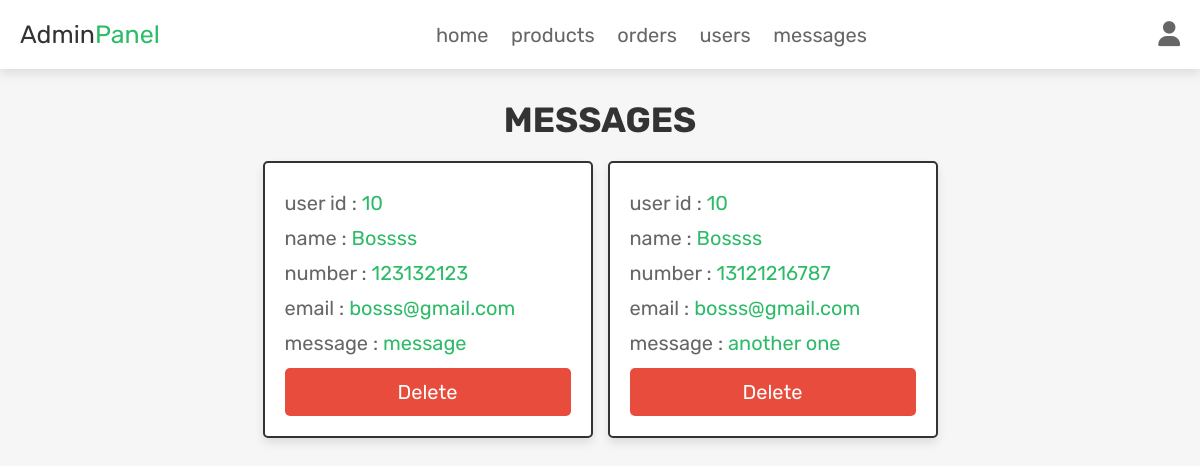
The app's page /admin_contacts.php (signed in) with its own data.
### tables this page shows
CREATE TABLE `message` (
  `id` int NOT NULL,
  `user_id` int NOT NULL,
  `nume` varchar(150) NOT NULL,
  `email` varchar(150) NOT NULL,
  `numar` varchar(15) NOT NULL,
  `mesaj` varchar(600) NOT NULL
);

### admin_contacts.php (the view, shortened to what this page needs)
<?php
include 'conexiune.php';
?>
<!DOCTYPE html>
<html lang="en">
<head>
 <link rel="stylesheet" href="https://cdnjs.cloudflare.com/ajax/libs/font-awesome/6.5.2/css/all.min.css">
<link rel="stylesheet" href="CSS/admin_style.css">
</head>
<body>
<?php include 'admin_header.php';?>
<section class="messages">
    <h1 class="title">messages</h1>
    <div class="box-container">
    <?php
       $select_message = $conexiune->prepare('SELECT * FROM `message`');
       $select_message->execute();
       $result_message = $select_message->get_result();
       if($result_message->num_rows > 0){
        while($fetch_message = $result_message->fetch_assoc()){
    ?>
    <div class="box">
        <p> user id : <span><?= $fetch_message['user_id']; ?></span></p>
        <p> name : <span><?= $fetch_message['nume']; ?></span></p>
        <p> number : <span><?= $fetch_message['numar']; ?></span></p>
        <p> email : <span><?= $fetch_message['email']; ?></span></p>
        <p> message : <span><?= $fetch_message['mesaj']; ?></span></p>
        <a href="admin_contacts.php?delete=<?= $fetch_message['id']; ?>" onclick="return confirm('delete this message?');" class="delete-btn">delete</a>
    </div>
    <?php
        }
   }else{
    echo '<p class="empty">you have no messages!</p>';
   }
    ?>
    </div>
</section>
</body>
</html>

### CSS/admin_style.css (style rules this page uses)
.messages .box-container { display: grid; grid-template-columns: repeat(auto-fit, 33rem); gap: 1.5rem; align-items: flex-start; justify-content: center; }
.messages .box-container .box { border: var(--border); box-shadow: var(--box-shadow); background-color: var(--white); border-radius: 0.5rem; padding: 2rem; }
.messages .box-container .box p { line-height: 1.5; margin: 0.5rem 0; font-size: 2rem; color: var(--light-color); }
.messages .box-container .box p span { color: var(--green); }

### CSS/componente.css (style rules this page uses)
:root { --green: #2dbb68; --orange: #ffad33; --red: #e74c3c; --black: #333; --light-color: #666; --white: #fff; --light-bg: #f6f6f6; --border: 0.2rem solid var(--black); --box-shadow: 0 0.5rem 1rem rgba(0, 0, 0, 0.1); }
* { font-family: "Rubik", sans-serif; margin: 0; padding: 0; box-sizing: border-box; outline: none; border: none; text-decoration: none; color: var(--black); }
body { background-color: var(--light-bg); }
html { font-size: 62.5%; overflow-x: hidden; scroll-behavior: smooth; scroll-padding-top: 6.5rem; }
section { padding: 3rem 2rem; max-width: 1200px; margin: 0 auto; }
.btn, .delete-btn, .option-btn { width: 100%; margin-top: 1rem; border-radius: 0.5rem; padding: 1.2rem 1.4rem; display: block; font-size: 2rem; color: var(--white); cursor: pointer; text-transform: capitalize; text-align: center; }
.delete-btn { background-color: var(--red); }
.title { text-align: center; margin-bottom: 2rem; text-transform: uppercase; color: var(--black); font-size: 3.5rem; }

### records on screen
message: user "10", nume "Bossss", numar "123132123", email "bosss@gmail.com", mesaj "message"
message: user "10", nume "Bossss", numar "13121216787", email "bosss@gmail.com", mesaj "another one"
